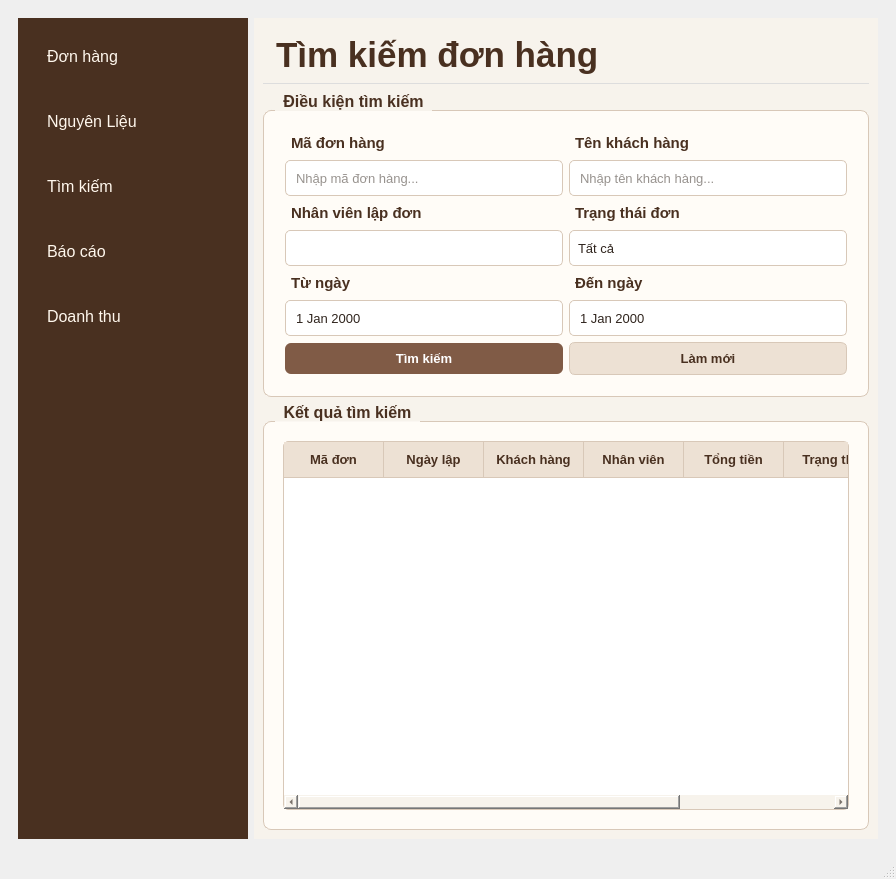
<?xml version="1.0" encoding="UTF-8"?>
<ui version="4.0">
 <class>MainWindow</class>
 <widget class="QMainWindow" name="MainWindow">
  <property name="geometry">
   <rect>
    <x>0</x>
    <y>0</y>
    <width>896</width>
    <height>879</height>
   </rect>
  </property>
  <property name="windowTitle">
   <string>MainWindow</string>
  </property>
  <widget class="QWidget" name="centralwidget">
   <layout class="QGridLayout" name="gridLayout">
    <item row="0" column="0">
     <widget class="QWidget" name="widget" native="true">
      <layout class="QHBoxLayout" name="horizontalLayout">
       <item>
        <widget class="QFrame" name="frame">
         <property name="sizePolicy">
          <sizepolicy hsizetype="Fixed" vsizetype="Expanding">
           <horstretch>0</horstretch>
           <verstretch>0</verstretch>
          </sizepolicy>
         </property>
         <property name="minimumSize">
          <size>
           <width>230</width>
           <height>0</height>
          </size>
         </property>
         <property name="maximumSize">
          <size>
           <width>280</width>
           <height>16777215</height>
          </size>
         </property>
         <property name="styleSheet">
          <string notr="true">QFrame {
    background-color: #493020;
    border: none;
}
QPushButton {
    background-color: transparent;
    color: #FFF7ED;
    border: none;
    border-radius: 6px;
    padding: 20px;
    text-align: left;
    font-size: 12pt;
}

QPushButton:hover {
    background-color: #67442F;
}

QPushButton:pressed {
    background-color: #805B46;
}
</string>
         </property>
         <property name="frameShape">
          <enum>QFrame::StyledPanel</enum>
         </property>
         <property name="frameShadow">
          <enum>QFrame::Raised</enum>
         </property>
         <layout class="QVBoxLayout" name="verticalLayout">
          <item>
           <widget class="QPushButton" name="btnDonHang">
            <property name="styleSheet">
             <string notr="true">QPushButton {
    background-color: transparent;
    color: #FFF7ED;
    border: none;
    border-radius: 6px;
    padding: 20px;
    text-align: left;
    font-size: 12pt;
}

QPushButton:hover {
    background-color: #67442F;
}

QPushButton:pressed {
    background-color: #805B46;
}</string>
            </property>
            <property name="text">
             <string>Đơn hàng</string>
            </property>
           </widget>
          </item>
          <item>
           <widget class="QPushButton" name="btnNguyenLieu">
            <property name="text">
             <string>Nguyên Liệu</string>
            </property>
           </widget>
          </item>
          <item>
           <widget class="QPushButton" name="btnTimKiemDonHang">
            <property name="text">
             <string>Tìm kiếm </string>
            </property>
           </widget>
          </item>
          <item>
           <widget class="QPushButton" name="btnBaoCao">
            <property name="styleSheet">
             <string notr="true"/>
            </property>
            <property name="text">
             <string>Báo cáo</string>
            </property>
           </widget>
          </item>
          <item>
           <widget class="QPushButton" name="btnNhapHang">
            <property name="text">
             <string>Doanh thu</string>
            </property>
           </widget>
          </item>
          <item>
           <spacer name="verticalSpacer">
            <property name="orientation">
             <enum>Qt::Vertical</enum>
            </property>
            <property name="sizeHint" stdset="0">
             <size>
              <width>20</width>
              <height>40</height>
             </size>
            </property>
           </spacer>
          </item>
         </layout>
        </widget>
       </item>
       <item>
        <widget class="QWidget" name="widgetContent" native="true">
         <property name="styleSheet">
          <string notr="true">QWidget {
    background-color: #F7F3EC;
    color: #30251E;
    font-family: &quot;Segoe UI&quot;;
    font-size: 10pt;
}
</string>
         </property>
         <layout class="QVBoxLayout" name="verticalLayout_2">
          <item>
           <widget class="QLabel" name="lblTieuDe">
            <property name="sizePolicy">
             <sizepolicy hsizetype="Expanding" vsizetype="Fixed">
              <horstretch>0</horstretch>
              <verstretch>0</verstretch>
             </sizepolicy>
            </property>
            <property name="minimumSize">
             <size>
              <width>120</width>
              <height>0</height>
             </size>
            </property>
            <property name="styleSheet">
             <string notr="true">QLabel {
	border: none;
    border-bottom: 1px solid #ddd;
    padding-bottom: 8px;

    color: #493020;
    font-size: 26pt;
    font-weight: bold;
    padding: 8px 4px;
}
</string>
            </property>
            <property name="text">
             <string>Tìm kiếm đơn hàng</string>
            </property>
           </widget>
          </item>
          <item>
           <spacer name="verticalSpacer_3">
            <property name="orientation">
             <enum>Qt::Vertical</enum>
            </property>
            <property name="sizeType">
             <enum>QSizePolicy::Fixed</enum>
            </property>
            <property name="sizeHint" stdset="0">
             <size>
              <width>0</width>
              <height>2</height>
             </size>
            </property>
           </spacer>
          </item>
          <item>
           <widget class="QGroupBox" name="groupDieuKien">
            <property name="styleSheet">
             <string notr="true">QGroupBox#groupDieuKien {
    background-color: #FFFCF7;
    color: #493020;
    border: 1px solid #D8C8B8;
    border-radius: 8px;
    margin-top: 18px;
    padding: 12px;
    font-family: &quot;Segoe UI&quot;;
    font-size: 12pt;
    font-weight: bold;
}

QGroupBox#groupDieuKien::title {
    subcontrol-origin: margin;
    subcontrol-position: top left;
    left: 12px;
    padding: 0 6px;
    color: #493020;
    background-color: #F7F3EC;
    font-size: 12pt;
    font-weight: bold;
}

QLabel {
    color: #493020;
    font-family: &quot;Segoe UI&quot;;
    font-size: 11pt;
    font-weight: bold;
    background-color: transparent;
    padding: 2px;

}

/* --- 1. TÙY CHỈNH CHO QCOMBOBOX (Nhân viên, Trạng thái) --- */
QComboBox {
    border: 1px solid #D5D5D5;
    border-radius: 4px;
    padding: 5px 10px;
    background-color: white;
    color: #333333;
}

QComboBox:hover {
    border: 1px solid #8B5A2B; /* Viền đổi màu nâu khi trỏ chuột vào */
}

QComboBox::drop-down {
    subcontrol-origin: padding;
    subcontrol-position: top right;
    width: 25px;
    border-left-width: 0px; /* Bỏ đường kẻ thô bên trái mũi tên */
    border-top-right-radius: 4px;
    border-bottom-right-radius: 4px;
}

/* Thay thế mũi tên mặc định bằng icon/mũi tên tinh tế hơn hoặc làm phẳng nó */
QComboBox::down-arrow {
    image: none; /* Tắt hình mũi tên mặc định hệ thống nếu muốn thay bằng ký tự hoặc giữ nét thanh */
    border-image: none;
}

/* --- 2. TÙY CHỈNH CHO QDATEEDIT (Từ ngày, Đến ngày) --- */
QDateEdit {
    border: 1px solid #D5D5D5;
    border-radius: 4px;
    padding: 5px 10px;
    background-color: white;
    color: #333333;
}

QDateEdit:hover {
    border: 1px solid #8B5A2B;
}

/* Thu nhỏ và làm gọn nút bấm tăng/giảm (spinbox buttons) của QDateEdit */
QDateEdit::up-button, QDateEdit::down-button {
    width: 16px;
    border: none;
    background: transparent;
}

QDateEdit::up-button:hover, QDateEdit::down-button:hover {
    background-color: #EFEFEF;
    border-radius: 2px;
}</string>
            </property>
            <property name="title">
             <string>Điều kiện tìm kiếm</string>
            </property>
            <layout class="QGridLayout" name="gridLayout_4">
             <item row="0" column="0">
              <layout class="QGridLayout" name="gridLayout_2">
               <item row="0" column="0">
                <widget class="QLabel" name="lblMaDonHang">
                 <property name="text">
                  <string>Mã đơn hàng</string>
                 </property>
                </widget>
               </item>
               <item row="1" column="0">
                <widget class="QLineEdit" name="txtMaDonHang">
                 <property name="styleSheet">
                  <string notr="true">QLineEdit {
    background-color: #FFFFFF;
    color: #30251E;
    border: 1px solid #D8C8B8;
    border-radius: 5px;
    padding: 6px 8px;
    min-height: 22px;
}

QLineEdit:focus {
    border: 1px solid #805B46;
}
</string>
                 </property>
                 <property name="placeholderText">
                  <string>Nhập mã đơn hàng...</string>
                 </property>
                </widget>
               </item>
               <item row="2" column="0">
                <widget class="QLabel" name="lblNhanVien">
                 <property name="text">
                  <string>Nhân viên lập đơn</string>
                 </property>
                </widget>
               </item>
               <item row="3" column="0">
                <widget class="QComboBox" name="cboNhanVien">
                 <property name="styleSheet">
                  <string notr="true">QComboBox, QDateEdit {
    background-color: #FFFFFF;
    color: #30251E;
    border: 1px solid #D8C8B8;
    border-radius: 5px;
    padding: 5px 8px;
    min-height: 24px;
}

QComboBox:hover, QDateEdit:hover {
    border: 1px solid #805B46;
}
</string>
                 </property>
                </widget>
               </item>
               <item row="4" column="0">
                <widget class="QLabel" name="lblTuNgay">
                 <property name="text">
                  <string>Từ ngày</string>
                 </property>
                </widget>
               </item>
               <item row="5" column="0">
                <widget class="QDateEdit" name="dateTuNgay">
                 <property name="styleSheet">
                  <string notr="true">QComboBox, QDateEdit {
    background-color: #FFFFFF;
    color: #30251E;
    border: 1px solid #D8C8B8;
    border-radius: 5px;
    padding: 5px 8px;
    min-height: 24px;
}

QComboBox:hover, QDateEdit:hover {
    border: 1px solid #805B46;
}</string>
                 </property>
                 <property name="dateTime">
                  <datetime>
                   <hour>0</hour>
                   <minute>0</minute>
                   <second>0</second>
                   <year>2000</year>
                   <month>1</month>
                   <day>1</day>
                  </datetime>
                 </property>
                 <property name="date">
                  <date>
                   <year>2000</year>
                   <month>1</month>
                   <day>1</day>
                  </date>
                 </property>
                </widget>
               </item>
              </layout>
             </item>
             <item row="0" column="1">
              <layout class="QGridLayout" name="gridLayout_3">
               <item row="0" column="0">
                <widget class="QLabel" name="lblTenKhachHang">
                 <property name="text">
                  <string>Tên khách hàng</string>
                 </property>
                </widget>
               </item>
               <item row="1" column="0">
                <widget class="QLineEdit" name="txtTenKhachHang">
                 <property name="styleSheet">
                  <string notr="true">QLineEdit {
    background-color: #FFFFFF;
    color: #30251E;
    border: 1px solid #D8C8B8;
    border-radius: 5px;
    padding: 6px 8px;
    min-height: 22px;
}

QLineEdit:focus {
    border: 1px solid #805B46;
}</string>
                 </property>
                 <property name="placeholderText">
                  <string>Nhập tên khách hàng...</string>
                 </property>
                </widget>
               </item>
               <item row="2" column="0">
                <widget class="QLabel" name="lblTrangThai">
                 <property name="text">
                  <string>Trạng thái đơn</string>
                 </property>
                </widget>
               </item>
               <item row="3" column="0">
                <widget class="QComboBox" name="cboTrangThai">
                 <property name="styleSheet">
                  <string notr="true">QComboBox, QDateEdit {
    background-color: #FFFFFF;
    color: #30251E;
    border: 1px solid #D8C8B8;
    border-radius: 5px;
    padding: 5px 8px;
    min-height: 24px;
}

QComboBox:hover, QDateEdit:hover {
    border: 1px solid #805B46;
}</string>
                 </property>
                 <item>
                  <property name="text">
                   <string>Tất cả</string>
                  </property>
                 </item>
                 <item>
                  <property name="text">
                   <string>Đang xử lý</string>
                  </property>
                 </item>
                 <item>
                  <property name="text">
                   <string>Đã hoàn thành</string>
                  </property>
                 </item>
                 <item>
                  <property name="text">
                   <string>Đã hủy</string>
                  </property>
                 </item>
                </widget>
               </item>
               <item row="4" column="0">
                <widget class="QLabel" name="lblDenNgay">
                 <property name="text">
                  <string>Đến ngày</string>
                 </property>
                </widget>
               </item>
               <item row="5" column="0">
                <widget class="QDateEdit" name="dateDenNgay">
                 <property name="styleSheet">
                  <string notr="true">QComboBox, QDateEdit {
    background-color: #FFFFFF;
    color: #30251E;
    border: 1px solid #D8C8B8;
    border-radius: 5px;
    padding: 5px 8px;
    min-height: 24px;
}

QComboBox:hover, QDateEdit:hover {
    border: 1px solid #805B46;
}
</string>
                 </property>
                </widget>
               </item>
              </layout>
             </item>
             <item row="1" column="1">
              <widget class="QPushButton" name="btnLamMoi">
               <property name="minimumSize">
                <size>
                 <width>120</width>
                 <height>0</height>
                </size>
               </property>
               <property name="maximumSize">
                <size>
                 <width>16777215</width>
                 <height>16777215</height>
                </size>
               </property>
               <property name="styleSheet">
                <string notr="true">QPushButton {
    background-color: #EDE1D4;
    color: #493020;
    border: 1px solid #D8C8B8;
    border-radius: 6px;
    padding: 8px 18px;
    font-weight: bold;
}

QPushButton:hover {
    background-color: #D8C0AA;
}</string>
               </property>
               <property name="text">
                <string>Làm mới</string>
               </property>
              </widget>
             </item>
             <item row="1" column="0">
              <widget class="QPushButton" name="btnTimKiem">
               <property name="minimumSize">
                <size>
                 <width>120</width>
                 <height>0</height>
                </size>
               </property>
               <property name="maximumSize">
                <size>
                 <width>16777215</width>
                 <height>16777215</height>
                </size>
               </property>
               <property name="styleSheet">
                <string notr="true">QPushButton {
    background-color: #805B46;
    color: #FFFFFF;
    border: none;
    border-radius: 6px;
    padding: 8px 18px;
    font-weight: bold;
}

QPushButton:hover {
    background-color: #67442F;
}

QPushButton:pressed {
    background-color: #493020;
}</string>
               </property>
               <property name="text">
                <string>Tìm kiếm</string>
               </property>
              </widget>
             </item>
            </layout>
           </widget>
          </item>
          <item>
           <widget class="QGroupBox" name="groupKetQua">
            <property name="styleSheet">
             <string notr="true">QGroupBox {
    background-color: #FFFCF7;
    color: #493020;
    border: 1px solid #D8C8B8;
    border-radius: 8px;
    margin-top: 18px;
    padding: 10px;
    font-size: 11pt;
    font-family: &quot;Segoe UI&quot;;
    font-size: 12pt;
    font-weight: bold;
}

QGroupBox::title {
    subcontrol-origin: margin;
    subcontrol-position: top left;
    left: 12px;
    padding: 0 6px;
    color: #493020;
    font-weight: bold;
}</string>
            </property>
            <property name="title">
             <string>Kết quả tìm kiếm</string>
            </property>
            <layout class="QFormLayout" name="formLayout_2">
             <item row="0" column="0" colspan="2">
              <widget class="QTableWidget" name="tableDonHang">
               <property name="minimumSize">
                <size>
                 <width>0</width>
                 <height>0</height>
                </size>
               </property>
               <property name="styleSheet">
                <string notr="true">QTableWidget {
    background-color: #FFFFFF;
    alternate-background-color: #F7F2EB;
    color: #30251E;
    gridline-color: #E5D9CC;
    border: 1px solid #D8C8B8;
    border-radius: 5px;
    selection-background-color: #D8C0AA;
    selection-color: #30251E;
}

QHeaderView::section {
    background-color: #EDE1D4;
    color: #493020;
    padding: 8px;
    border: none;
    border-right: 1px solid #D8C8B8;
    border-bottom: 1px solid #D8C8B8;
    font-weight: bold;
}</string>
               </property>
               <property name="columnCount">
                <number>7</number>
               </property>
               <attribute name="horizontalHeaderStretchLastSection">
                <bool>true</bool>
               </attribute>
               <column>
                <property name="text">
                 <string>Mã đơn</string>
                </property>
               </column>
               <column>
                <property name="text">
                 <string>Ngày lập</string>
                </property>
               </column>
               <column>
                <property name="text">
                 <string>Khách hàng</string>
                </property>
               </column>
               <column>
                <property name="text">
                 <string>Nhân viên</string>
                </property>
               </column>
               <column>
                <property name="text">
                 <string>Tổng tiền</string>
                </property>
               </column>
               <column>
                <property name="text">
                 <string>Trạng thái</string>
                </property>
               </column>
               <column>
                <property name="text">
                 <string>Thao tác</string>
                </property>
               </column>
              </widget>
             </item>
            </layout>
           </widget>
          </item>
         </layout>
        </widget>
       </item>
      </layout>
     </widget>
    </item>
   </layout>
  </widget>
  <widget class="QMenuBar" name="menubar">
   <property name="geometry">
    <rect>
     <x>0</x>
     <y>0</y>
     <width>896</width>
     <height>22</height>
    </rect>
   </property>
  </widget>
  <widget class="QStatusBar" name="statusbar"/>
 </widget>
 <resources/>
 <connections/>
</ui>
